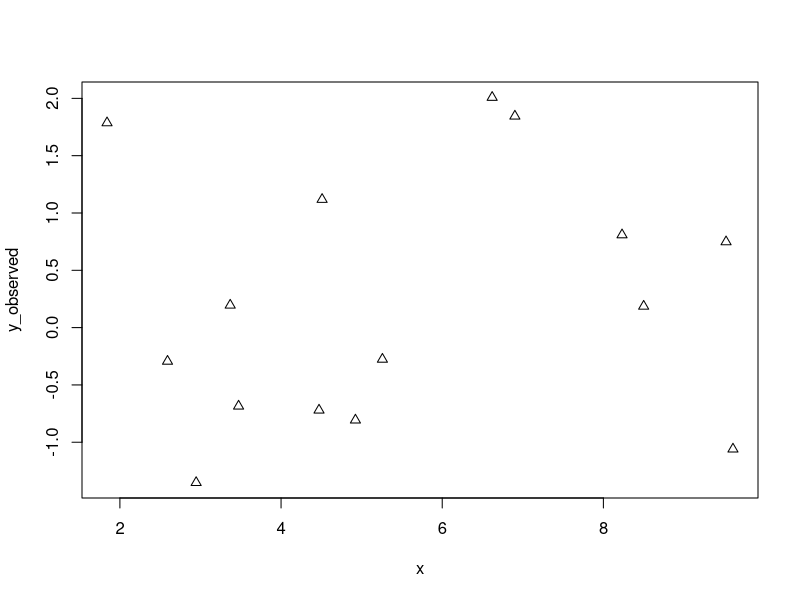
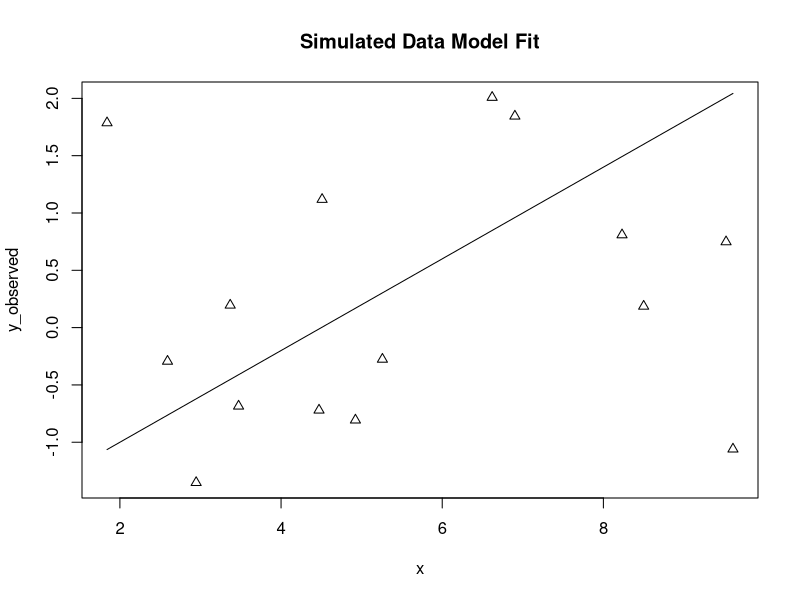

These figures' R source, in order:
#Lab 4 
#Question 6
#fit line model
png(filename = "sim_model_fit1")
line_point_slope = function(x, x1, y1, slope)
{
  get_y_intercept = 
    function(x1, y1, slope) 
      return(-(x1 * slope) + y1)
  
  linear = 
    function(x, yint, slope) 
      return(yint + x * slope)
  
  return(linear(x, get_y_intercept(x1, y1, slope), slope))
}

set.seed(345)
n_pts = 15
x_min = 1
x_max = 10
x = runif(n = n_pts, min = x_min, max = x_max)

dat = data.frame(x = x, y_observed = rnorm(n_pts))

plot (y_observed ~ x, data = dat, pch = 2)
#below are my guesse about the values in the line
guess_x = 4
guess_y = -0.2
guess_slope = 0.4

plot(y_observed ~ x, data = dat, pch = 2, main= "Simulated Data Model Fit")
curve(line_point_slope(x, guess_x, guess_y, guess_slope), add = T)
dev.off()